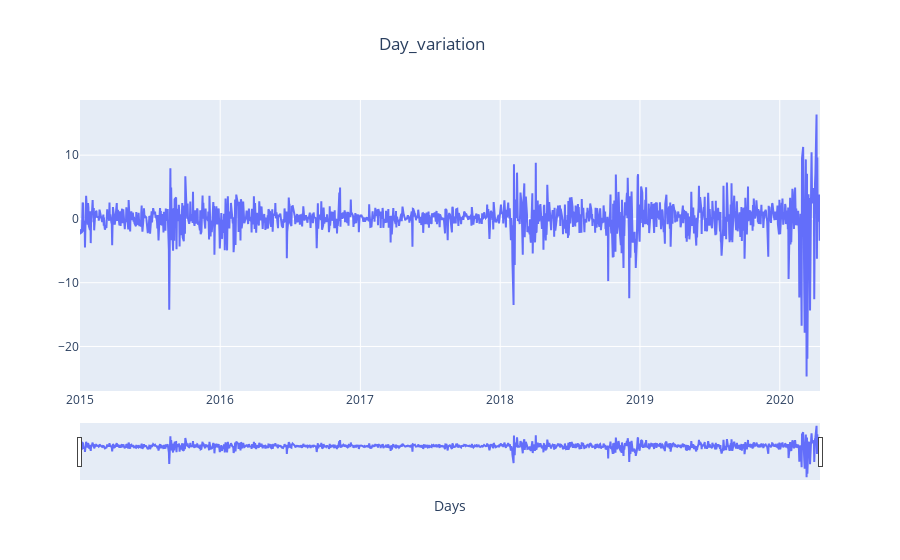

The cell this chart's notebook holds for it:
### Code cell
fig = go.Figure()
fig.add_trace(go.Scatter(x=SP500['Date'], y=SP500['day_variation'], mode='lines', name='day_variation'))
fig.update_xaxes(rangeslider_visible=True)
fig.update_layout(
    title_text="Day_variation", 
    title_x=0.48,
    xaxis_title="Days")
fig.write_html("day_variation.html")
fig.show()

### Figure 1 — Plotly figure (JSON) as saved in the notebook; plotly's stock layout.template omitted (floating-point values rounded to 4 significant figures; data arrays with more than 128 entries replaced by an {"elided": "..."} marker saying what was removed)
{"data": [{"mode": "lines", "name": "day_variation", "type": "scatter", "x": {"elided": "1331 str values"}, "y": {"elided": "1331 float values"}}], "layout": {"title": {"text": "Day_variation", "x": 0.48}, "xaxis": {"rangeslider": {"visible": true}, "title": {"text": "Days"}}}}
